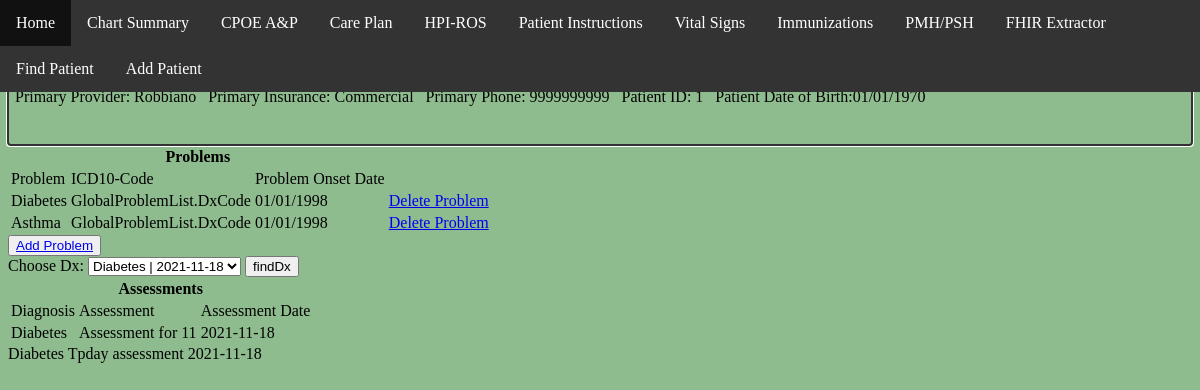
/ChartSummary/1, run on an earlier commit of the app's database.
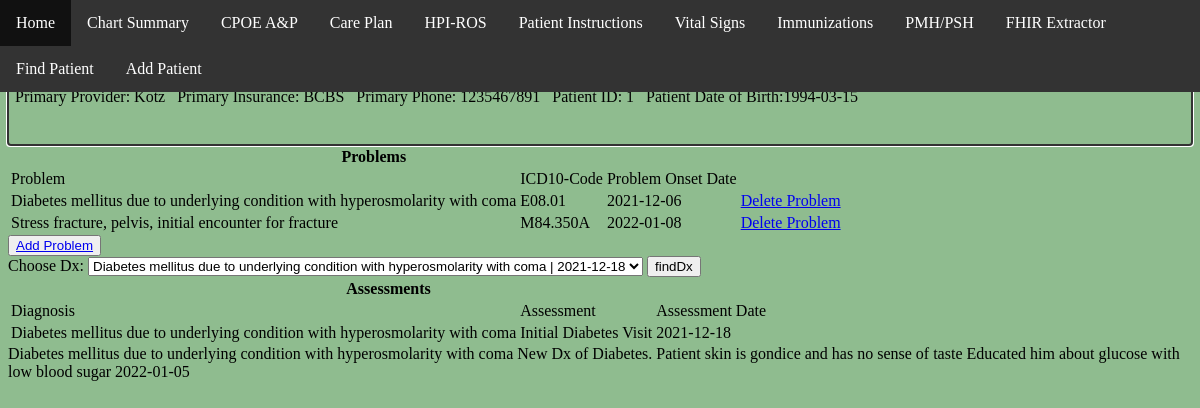
And on a later commit of the database.
### main.py (models this page shows)
class Patients(db.Model):
    id = db.Column(db.Integer, primary_key=True)
    First = db.Column(db.String(40))
    Last = db.Column(db.String(100))
    DateOfBirth = db.Column(db.String(90))
    Age = db.Column(db.String(10))
    Insurance = db.Column(db.String(150))
    PrimaryProvider = db.Column(db.String(50))
    Phone = db.Column(db.String(50))

class PatientProblems(db.Model):
    id = db.Column(db.Integer, primary_key=True)
    DxName = db.Column(db.String(25))
    DxCode = db.Column(db.String(10), nullable=True)
    DxOnSetDate = db.Column(db.String(10), nullable=True)
    PID = db.Column(db.Integer, db.ForeignKey('patients.id'), autoincrement=True)

class PatientAssessments(db.Model):
    id = db.Column(db.Integer, primary_key=True)
    DxName = db.Column(db.String(25))
    Assessment = db.Column(db.String(500))
    AssessmentDate = db.Column(db.String(10))
    PID = db.Column(db.Integer, db.ForeignKey('patients.id'))

### main.py (the view, shortened to what this page needs)
@app.route('/ChartSummary/<pid>', defaults={'dxDDCode': None}, methods=['POST', 'GET'])
@app.route('/ChartSummary/<pid>/<dxDDCode>', methods=['POST', 'GET'])
def ChartSummary(pid, dxDDCode):
    patient = Patients.query.filter_by(id=pid)
    patientProblems = PatientProblems.query.filter_by(PID=pid)
    patientAssessments = PatientAssessments.query.filter_by(PID=pid)
    return render_template('chartSummary.html', patient=patient, patientProblems=patientProblems,
                           patientAssessments=patientAssessments, dxDDCode=dxDDCode)

### templates/chartSummary.html (shortened to what this page needs)
{% extends "patientBanner.html" %}
{% block content %}
{% for pt in patient %}
<div class="banner" >
<table id="bannerTable">
        <tr>
            <th colspan="2.5"><div class="bannerName"> {{ pt.First }} </div></th>
            <th colspan="2.5"><div class="bannerName"> {{ pt.Last }} </div></th>
        </tr>
        <tr>
            <td> Primary Provider: {{ pt.PrimaryProvider }} </td>
            <td> Primary Insurance: {{ pt.Insurance }} </td>
            <td> Primary Phone: {{ pt.Phone }} </td>
            <td> Patient ID: {{ pt.id }} </td>
            <td id="dateOfBirth"> Patient Date of Birth:{{ pt.DateOfBirth }} </td>
        </tr>
    </table> <br> <br>
</div>
<div class="chartSummaryProblemsTable">
    <table class="chartSummaryProblemsTable">
    <tr>
        <th id="chartSummaryProblemsTableHeader" colspan="3">Problems</th>
    </tr>
    <tr>
        <td class="chartSummaryProblemsTableHeaders">Problem</td>
        <td class="chartSummaryProblemsTableHeaders">ICD10-Code</td>
        <td class="chartSummaryProblemsTableHeaders">Problem Onset Date</td>
    </tr>
    {% for prob in patientProblems %}
    <tr>
        <td class="chartSummaryProblemsTableTd">{{ prob.DxName }}</td>
        <td class="chartSummaryProblemsTableTd">{{ prob.DxCode }}</td>
        <td class="chartSummaryProblemsTableTd">{{ prob.DxOnSetDate }}</td>
        <td class="chartSummaryProblemsTableTd"><a href="/DeleteProblem/{{ prob.id }}/{{ prob.PID }}">Delete Problem</a></td>
    </tr>
    {% endfor %}
</table></div>
<button id="addProblem" name="Submit" value="Add Problem"><a href="/AddProblem/{{ pt.id }}"><div class="addProblem">Add Problem</div></a></button>
<form action="/ChartSummary/{{ pt.id }}/{{ dxDDCode }}" method='POST'>
    <label> Choose Dx:
            <select id="DxDD" name="DxDD">
               {% for aP in patientAssessments %}
               <option>{{ aP.DxName }} | {{ aP.AssessmentDate }}</option>
               {% endfor %}
            </select>
        </label>
    <input type="submit" value="findDx" name="Submit">
</form>
<div class="chartSummaryAssessmentsTable">
    <table class="chartSummaryAssessmentsTable">
        <tr>
            <th class="chartSummaryAssessmentsTableHeader" colspan="3">Assessments</th>
        </tr>
        <tr>
        <td class="chartSummaryAssessmentsTableHeaders">Diagnosis</td>
        <td class="chartSummaryAssessmentsTableHeaders">Assessment</td>
        <td class="chartSummaryAssessmentsTableHeaders">Assessment Date</td>
        </tr>
  {% for aP in patientAssessments %}
    <tr>
        <td class="chartSummaryAssessmentsTableTd">{{ aP.DxName }}</td>
        <td class="chartSummaryAssessmentsTableTd">{{ aP.Assessment }}</td>
        <td class="chartSummaryAssessmentsTableTd">{{ aP.AssessmentDate }}</td>
    </tr>
    </table></div>
     {% endfor %}
{% endfor %}
{% endblock %}

### templates/patientBanner.html (shortened to what this page needs)
{% include "base.html" %}
{% block content %}{% endblock %}

### templates/base.html (shortened to what this page needs)
<!DOCTYPE html>
<html lang="en">
<head>
    <link href="/static/style.css" rel="stylesheet"/>
    <link rel="stylesheet" href="https://use.fontawesome.com/releases/v5.6.3/css/all.css">
</head>
<body>
 {% for pt in patient %}
 <div id="navBar1">
        <nav>
            <ul>
                <li> <a href="/home/{{ pt.id }}">Home</a></li>
                <li> <a href="/ChartSummary/{{ pt.id }}">Chart Summary</a></li>
                <li> <a href="/CPOE/{{ pt.id }}">CPOE A&P</a> </li>
                <li> <a href="/CarePlan/{{ pt.id}}">Care Plan</a> </li>
                <li> <a href="/HPI">HPI-ROS</a></li>
                <li> <a href="/PtInstructions">Patient Instructions</a></li>
                <li> <a href="/VS">Vital Signs</a></li>
                <li> <a href="/Immunizations">Immunizations</a></li>
                <li> <a href="/PMHPSH">PMH/PSH</a></li>
                <li> <a href="/FHIRExtract">FHIR Extractor</a> </li>
                <li id="right1"> <a href="/findPatient">Find Patient</a></li>
                <li id="right2"> <a href="/AddPt">Add Patient</a></li>
            </ul>
        </nav>
    </div>
 {% endfor %}
</body>
</html>

### static/style.css (style rules this page uses)
body { margin-top: 3%; background-color: darkseagreen; background-repeat: no-repeat; background-size: auto; }
.banner { outline-style: auto; outline-color: #333333; align-items: center; }
.banner table { outline-offset: inherit; }
.banner td { padding-left: 5px; padding-right: 5px; }
.banner .bannerName { color: blue; font-size: x-large; font-weight: bold; }
#navBar1 ul { list-style-type: none; margin: 0; padding: 0; overflow: hidden; background-color: #333; alignment: top; }
#navBar1 { position: fixed; top: 0px; width: 100%; left: 0px; margin-bottom: 100px; }
#navBar1 li { float: left; align-items: center; }
#navBar1 li a { display: block; color: white; text-align: center; padding: 14px 16px; text-decoration: none; }

What changed in the data, as far as the page shows it:
removed PatientProblems: DxName "Diabetes", DxCode "GlobalProblemList.DxCode", DxOnSetDate "01/01/1998"
removed PatientProblems: DxName "Asthma", DxCode "GlobalProblemList.DxCode", DxOnSetDate "01/01/1998"
removed PatientAssessments: DxName "Diabetes", Assessment "Assessment for 11", AssessmentDate "2021-11-18"
removed PatientAssessments: DxName "Diabetes", Assessment "Tpday assessment", AssessmentDate "2021-11-18"
changed Patients id 1: gains PatientAssessments (DxName "Diabetes mellitus due to underlying condition with hyperosmolarity with coma", Assessment "Initial Diabetes Visit", AssessmentDate "2021-12-18"); PrimaryProvider "Robbiano" → "Kotz"; Insurance "Commercial" → "BCBS"; Phone "9999999999" → "1235467891"; DateOfBirth "01/01/1970" → "1994-03-15"; DxDD "Diabetes | 2021-11-18" → "Diabetes mellitus due to underlying condition with hyperosmolarity with coma | 2021-12-18"
added PatientProblems: DxName "Diabetes mellitus due to underlying condition with hyperosmolarity with coma", DxCode "E08.01", DxOnSetDate "2021-12-06"
added PatientProblems: DxName "Stress fracture, pelvis, initial encounter for fracture", DxCode "M84.350A", DxOnSetDate "2022-01-08"
added PatientAssessments: DxName "Diabetes mellitus due to underlying condition with hyperosmolarity with coma", Assessment "New Dx of Diabetes. Patient skin is gondice and has no sense of taste Educated him about glucose with low blood sugar", AssessmentDate "2022-01-05"
